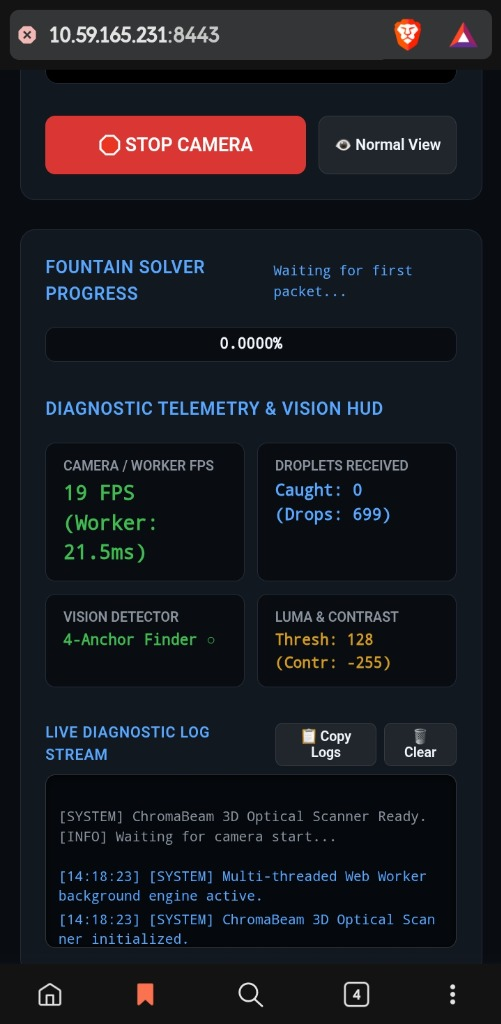
#> input picture tests/real_phone_screenshot.png, 501 x 1024 px
$ python check_corners.py
#> lines starting #> are read from the running program, lines starting #| are printed output that depends on the picture; after the words box and inside, x2 and y2 are one past the last pixel; in counts of white or black regions, pixels touching at a corner belong together
import cv2

img = cv2.imread('tests/real_phone_screenshot.png')
#> img is the input picture: shape (1024, 501, 3); mean B, G, R 32.5, 26.5, 25.9
# Draw circles at the Python detected quad
pts = [(50, 407), (403, 464), (324, 919), (86, 731)]

for p in pts:
    cv2.circle(img, p, 10, (0, 255, 0), -1)
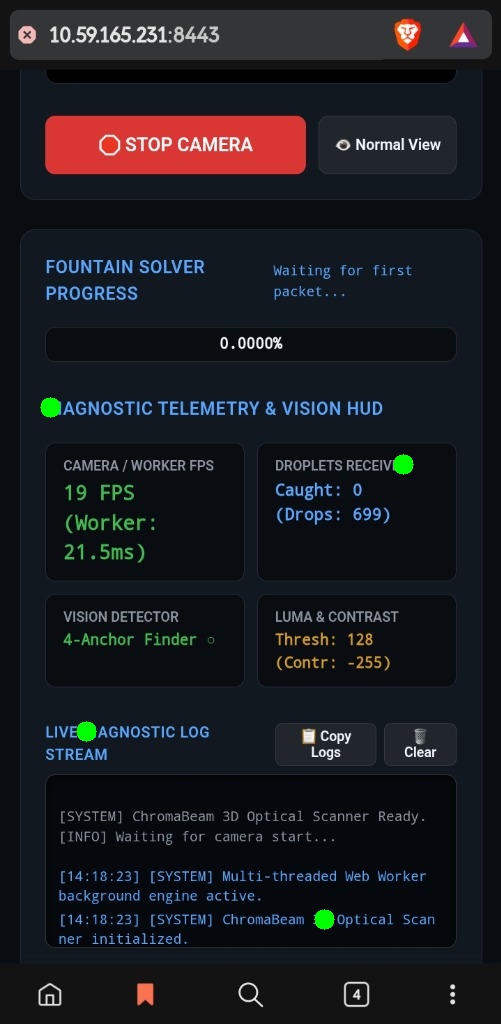
#> img: shape (1024, 501, 3); 0.25% of pixels changed, all inside (x1, y1, x2, y2) = (40, 397, 414, 930)

cv2.imwrite('tests/debug_detected_corners.png', img)
print("Saved tests/debug_detected_corners.png")
